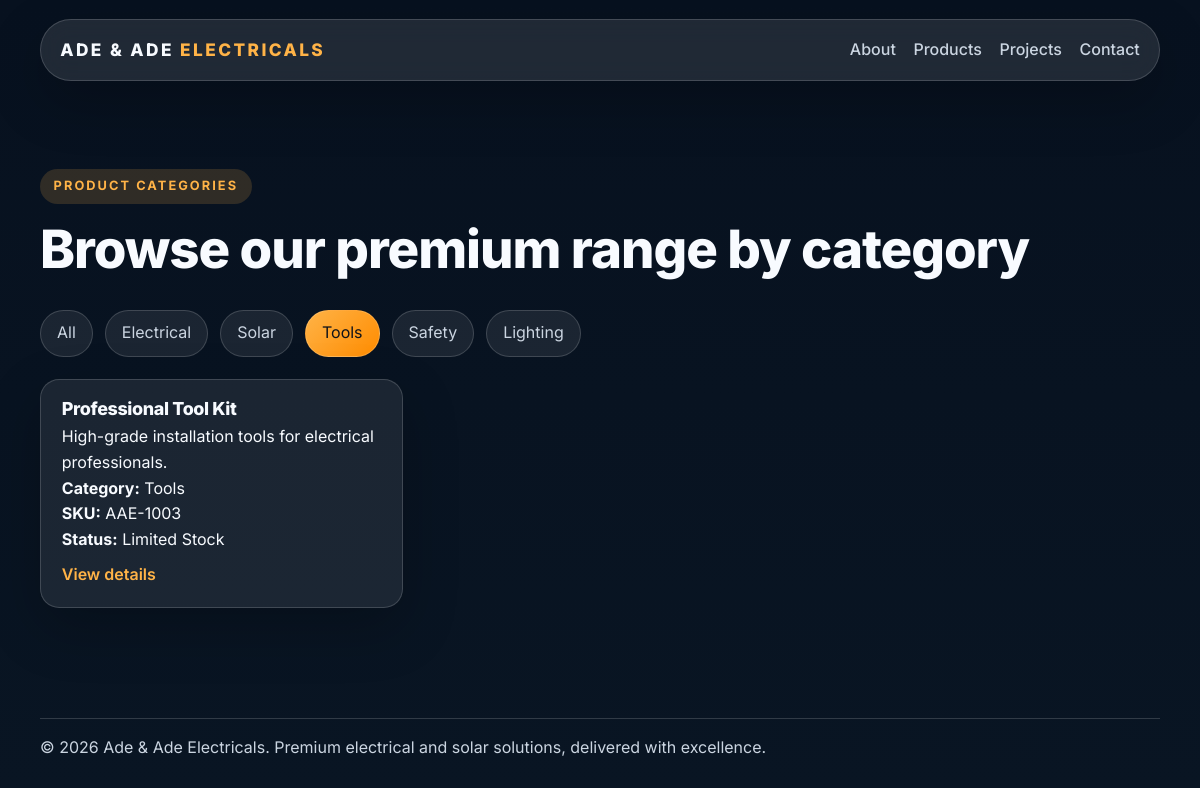
/products?category=tools, run on the app's committed database.
### tables this page shows
CREATE TABLE products (
            id INTEGER PRIMARY KEY AUTOINCREMENT,
            name TEXT NOT NULL,
            category TEXT NOT NULL,
            description TEXT NOT NULL,
            sku TEXT NOT NULL UNIQUE,
            stock_status TEXT NOT NULL,
            image_url TEXT NOT NULL
        );

### app.py (the view)
@app.route("/products")
def products():
    category = request.args.get("category", "all")
    products = get_products(category=category)
    return render_template("product-categories.html", products=products, selected_category=category)

### app.py (called while the page is built)
def get_products(category="all", limit=None, exclude_id=None):
    conn = get_db_connection()
    query = "SELECT * FROM products"
    params = []
    if category and category != "all":
        query += " WHERE lower(category) = ?"
        params.append(category.lower())
    if exclude_id is not None:
        if "WHERE" in query:
            query += " AND id != ?"
        else:
            query += " WHERE id != ?"
        params.append(exclude_id)
    query += " ORDER BY id DESC"
    if limit is not None:
        query += " LIMIT ?"
        params.append(limit)
    rows = conn.execute(query, params).fetchall()
    conn.close()
    return [dict(row) for row in rows]

### init_db.py (called while the page is built)
def get_db_connection():
    conn = sqlite3.connect(DB_PATH)
    conn.row_factory = sqlite3.Row
    return conn

### templates/product-categories.html (shortened to what this page needs)
{% extends 'base.html' %}
{% block content %}
<section class="section">
  <div class="container">
    <div class="section-heading">
      <p class="eyebrow">Product Categories</p>
      <h1>Browse our premium range by category</h1>
    </div>
    <div class="filter-group" role="group" aria-label="Product category filters">
      <a class="filter-btn {% if selected_category == 'all' %}active{% endif %}" href="{{ url_for('products') }}">All</a>
      <a class="filter-btn {% if selected_category == 'electrical' %}active{% endif %}" href="{{ url_for('products', category='electrical') }}">Electrical</a>
      <a class="filter-btn {% if selected_category == 'solar' %}active{% endif %}" href="{{ url_for('products', category='solar') }}">Solar</a>
      <a class="filter-btn {% if selected_category == 'tools' %}active{% endif %}" href="{{ url_for('products', category='tools') }}">Tools</a>
      <a class="filter-btn {% if selected_category == 'safety' %}active{% endif %}" href="{{ url_for('products', category='safety') }}">Safety</a>
      <a class="filter-btn {% if selected_category == 'lighting' %}active{% endif %}" href="{{ url_for('products', category='lighting') }}">Lighting</a>
    </div>
    <div class="category-grid">
      {% for product in products %}
      <article class="category-card">
        <h3>{{ product.name }}</h3>
        <p>{{ product.description }}</p>
        <p><strong>Category:</strong> {{ product.category|title }}</p>
        <p><strong>SKU:</strong> {{ product.sku }}</p>
        <p><strong>Status:</strong> {{ product.stock_status }}</p>
        <a href="{{ url_for('product_details', sku=product.sku) }}" class="text-link">View details</a>
      </article>
      {% else %}
      <p>No products found for this category.</p>
      {% endfor %}
    </div>
  </div>
</section>
{% endblock %}

### static/css/style.css (style rules this page uses)
:root { --bg: #07111f; --bg-soft: #0f1d33; --surface: rgba(255, 255, 255, 0.08); --surface-strong: rgba(255, 255, 255, 0.14); --border: rgba(255, 255, 255, 0.16); --text: #f8fbff; --muted: #cbd5e1; --accent: #ffb347; --accent-strong: #ff8c00; --shadow: 0 20px 55px rgba(0, 0, 0, 0.22); }
* { box-sizing: border-box; margin: 0; padding: 0; }
html { scroll-behavior: smooth; }
body { font-family: 'Inter', sans-serif; color: var(--text); background: linear-gradient(180deg, var(--bg) 0%, #091523 100%); line-height: 1.6; overflow-x: hidden; }
a { color: inherit; text-decoration: none; }
.container { width: min(1120px, calc(100% - 2rem)); margin: 0 auto; }
.section { padding: 5.5rem 0; }
.menu-toggle, .theme-toggle, .back-to-top, .slider-btn, .faq-question, .filter-btn { border: 0; background: transparent; cursor: pointer; }
.eyebrow { display: inline-flex; align-self: flex-start; padding: 0.45rem 0.85rem; margin-bottom: 1rem; border-radius: 999px; background: rgba(255, 179, 71, 0.16); color: var(--accent); font-size: 0.8rem; font-weight: 700; letter-spacing: 0.16em; text-transform: uppercase; }
h1, h2, h3 { line-height: 1.1; font-weight: 800; letter-spacing: -0.02em; }
h1 { font-size: clamp(2.35rem, 4.4vw, 4.2rem); margin-bottom: 1rem; }
h3 { font-size: 1.12rem; margin-bottom: 0.35rem; }
.section-heading { margin-bottom: 2rem; }
.text-link { display: inline-block; margin-top: 0.6rem; color: var(--accent); font-weight: 600; }
.filter-group { display: flex; flex-wrap: wrap; gap: 0.75rem; margin-bottom: 1.4rem; }
.filter-btn { padding: 0.6rem 1rem; border-radius: 999px; background: var(--surface); color: var(--muted); border: 1px solid var(--border); }
.filter-btn.active { background: linear-gradient(135deg, var(--accent) 0%, var(--accent-strong) 100%); color: #10131a; }
.category-grid { display: grid; grid-template-columns: repeat(3, minmax(0, 1fr)); gap: 1rem; }
.category-card { padding: 1.2rem 1.3rem; background: var(--surface); border: 1px solid var(--border); border-radius: 1.2rem; box-shadow: var(--shadow); }

### data on the page
products: name "Professional Tool Kit", description "High-grade installation tools for electrical professionals.", category "Tools", sku "AAE-1003", stock_status "Limited Stock"
